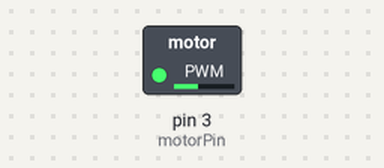
This sketch was run on a simulated Arduino Uno, built with avr-gcc and run on an emulated ATmega328P. On the bench: switched loads named in the sketch (green lamp = pin HIGH).

Above: at 0.05 s.
At 6.55 s:
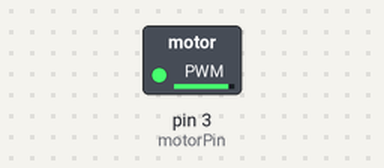
At 13.15 s:
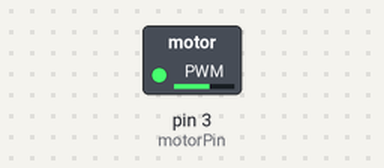
Timing chart, 0 to 20.3 s (numbered marks = the images above):
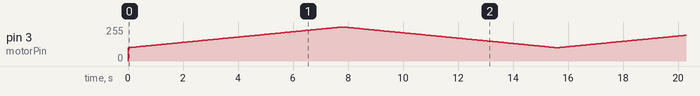

The sketch:

analogmotor.ino
```cpp
/* Analogic motor rotation */

#define motorPin 3

void setup()
{
  pinMode(motorPin, OUTPUT);
}

void loop()
{
  // Increase rotation speed from (100/255)th of max speed to max
  for (int i = 100; i <= 255; i++)
  {
    analogWrite(motorPin, i);
    delay(50);
  }

  // Decrease rotation speed
  for (int i = 255; i >= 100; i--)
  {
    analogWrite(motorPin, i);
    delay(50);
  }
}
```
